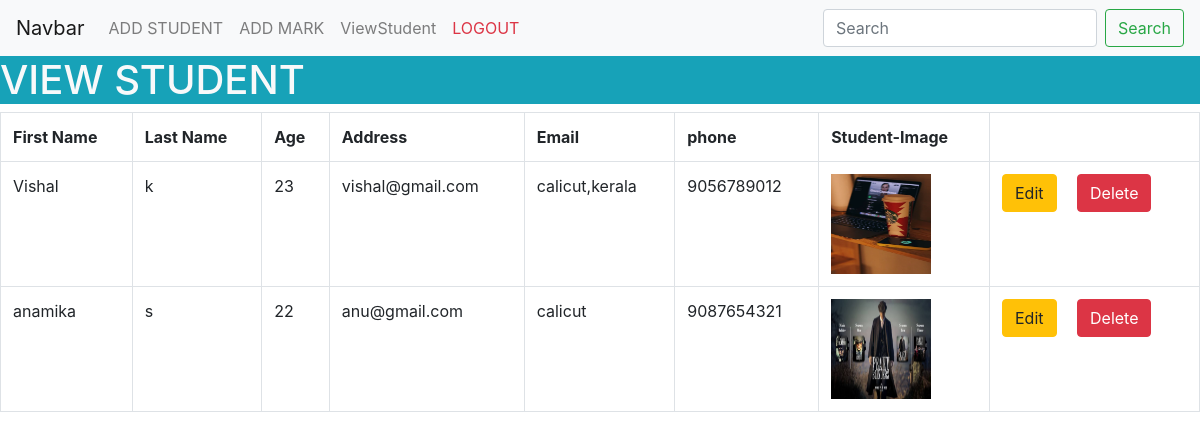
/teacher/viewStudent/ (signed in), run on the app's committed database.
### Teacher/models.py (models this page shows)
class StudentModel(models.Model):
    first_name=models.CharField(max_length=100)
    last_name=models.CharField(max_length=100)
    age=models.IntegerField()
    address=models.CharField(max_length=300)
    phone=models.IntegerField()
    email=models.EmailField()
    image=models.ImageField(upload_to="student_images",null=True)

### Teacher/views.py (the view)
# urls.py: path('viewStudent/',ViewStudentView.as_view(),name="viewStudent"),
@method_decorator(signin_required,name='dispatch')
class ViewStudentView(View):
    def get(self,request,*args,**kwargs):
        res=StudentModel.objects.all()
        return render(request,"viewstu.html",{"data":res})

### Teacher/views.py (called while the page is built)
def signin_required(fun):
    def wrapper(request,*args,**kwargs):
        if request.user.is_authenticated:
            return fun(request,*args,**kwargs)
        else:
            return redirect("log")
    return wrapper

### Teacher/templates/viewstu.html (shortened to what this page needs)
{% extends 'navbar.html' %}
{% block nav %}
<h1 class="bg-info text-light">VIEW STUDENT</h1>
    <table class="table table-bordered">
      <tr>
        <th>First Name</th>
        <th>Last Name</th>
        <th>Age</th>
        <th>Address</th>
        <th>Email</th>
        <th>phone</th>
        <th>Student-Image</th>
        <th></th>
      </tr>
      {% for i in data %}
      <tr>
        <td>{{i.first_name}}</td>
        <td>{{i.last_name}}</td>
        <td>{{i.age}}</td>
        <td>{{i.email}}</td>
        <td>{{i.address}}</td>
        <td>{{i.phone}}</td>
        <td>
          {% if i.image %}
          <img src="{{i.image.url}}" alt="img" height="100px" width="100px">
          {%endif%}
        </td>
        <td>
          <a href="{% url 'editstu' i.id  %}" class="btn btn-warning mr-3">Edit</a>
          <a href="{% url 'delstu' i.id %}" class="btn btn-danger">Delete</a>
        </td>
      </tr>
      {%endfor%}
    </table>
  {% endblock nav %}

### account/templates/navbar.html (shortened to what this page needs)
<!doctype html>
<html lang="en">
  <head>
    <link rel="stylesheet" href="https://stackpath.bootstrapcdn.com/bootstrap/4.3.1/css/bootstrap.min.css">
  </head>
  <body>
  <nav class="navbar navbar-expand-lg navbar-light bg-light">
    <a class="navbar-brand" href="#">Navbar</a>
    <div class="collapse navbar-collapse" id="navbarSupportedContent">
      <ul class="navbar-nav mr-auto">
        <li class="nav-item">
          <a class="nav-link" href="{% url 'addstudent' %}">ADD STUDENT</a>
        </li>
        <li class="nav-item">
            <a class="nav-link" href="{% url 'mark' %}">ADD MARK</a>
        </li>
        <li class="nav-item">
          <a class="nav-link" href="{% url 'viewStudent' %}">ViewStudent</a>
      </li>
    <li class="nav-item">
      <a class="nav-link text-danger" href="{% url 'lgout' %}">LOGOUT</a>
    </li>
      </ul>
      <form class="form-inline my-2 my-lg-0">
        <input class="form-control mr-sm-2" type="search" placeholder="Search" aria-label="Search">
        <button class="btn btn-outline-success my-2 my-sm-0" type="submit">Search</button>
      </form>
    </div>
  </nav>
  {% block nav %}
  {% endblock nav %}
 </body>
</html>

### data on the page
StudentModel: first_name "Vishal", last_name "k", age "23", email "vishal@gmail.com", address "calicut,kerala", phone "9056789012", image (picture)
StudentModel: first_name "anamika", last_name "s", age "22", email "anu@gmail.com", address "calicut", phone "9087654321", image (picture)
